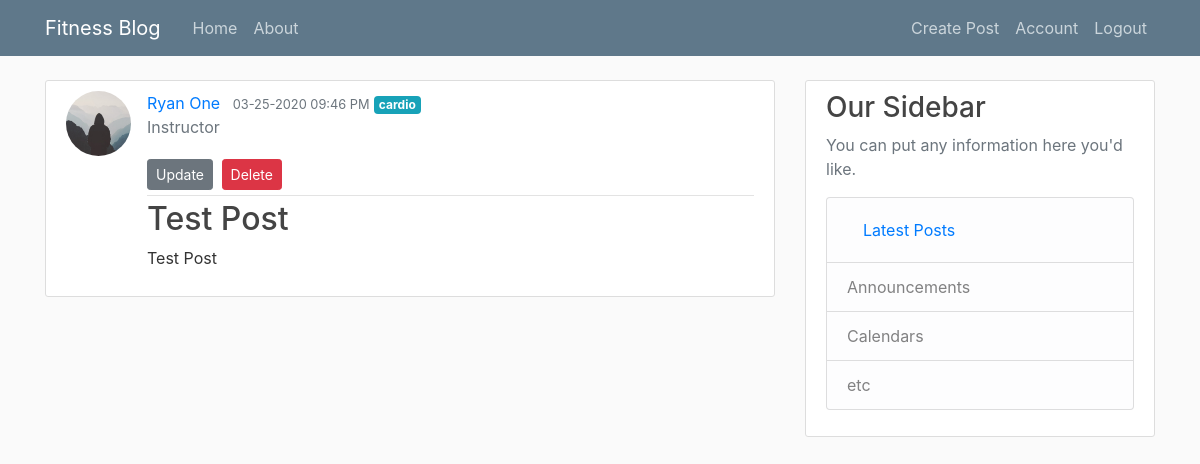
The app's page /post/1 (signed in) with its own data.
### fitnessblog/models.py (models this page shows, shortened)
class User(db.Model, UserMixin):
    id = db.Column(db.Integer, primary_key=True)
    username = db.Column(db.String(20), unique=True, nullable=False)
    email = db.Column(db.String(120), unique=True, nullable=False)
    profile_type = db.Column(db.String(20), nullable=False)
    image_file = db.Column(db.String(20), nullable=False, default="default.jpg")
    password = db.Column(db.String(60), nullable=False)
    posts = db.relationship("Post", backref="author", lazy=True)

class Post(db.Model):
    id = db.Column(db.Integer, primary_key=True)
    title = db.Column(db.String(100), nullable=False)
    date_posted = db.Column(db.DateTime, nullable=False, default=datetime.utcnow)
    content = db.Column(db.Text, nullable=False)
    category = db.Column(db.Text, nullable=False)
    user_id = db.Column(db.Integer, db.ForeignKey("user.id"), nullable=False)

### fitnessblog/posts/routes.py (the view)
@posts.route("/post/<int:post_id>")
def post(post_id):
    post = Post.query.get_or_404(post_id)
    return render_template("post.html", title=post.title, post=post)

### fitnessblog/models.py (called while the page is built)
@login_manager.user_loader
def load_user(user_id):
    return User.query.get(int(user_id))

### fitnessblog/templates/post.html (shortened to what this page needs)
{% extends "layout.html" %}
{% block content %}
  <article class="media content-section">
    <img class="rounded-circle article-img" src="{{ url_for('static', filename='profile_pics/' + post.author.image_file) }}">
    <div class="media-body">
      <div class="article-metadata">
        <a class="mr-2" href="{{ url_for('users.user_posts', username=post.author.username) }}">{{ post.author.username }}</a>
        <small class="text-muted">{{ post.date_posted.strftime('%m-%d-%Y %I:%M %p') }}</small>
        <a href="{{ url_for('posts.filter_by_category', category=post.category) }}" class="badge badge-info">{{ post.category}}</a>
        <p class="text-secondary">{{ current_user.profile_type.capitalize() }}</p>
        {% if post.author == current_user %}
          <div>
            <a class="btn btn-secondary btn-sm mt-1 mb-1" href="{{ url_for('posts.update_post', post_id=post.id) }}">Update</a>
            <button type="button" class="btn btn-danger btn-sm m-1" data-toggle="modal" data-target="#deleteModal">Delete</button>
          </div>
        {% endif %}
      </div>
      <h2 class="article-title">{{ post.title }}</h2>
      <p class="article-content">{{ post.content }}</p>
    </div>
  </article>
{% endblock content %}

### fitnessblog/static/main.css (style rules this page uses)
body { background: #fafafa; color: #333333; margin-top: 5rem; }
h1, h2, h3, h4, h5, h6 { color: #444444; }
.content-section { background: #ffffff; padding: 10px 20px; border: 1px solid #dddddd; border-radius: 3px; margin-bottom: 20px; }
.article-title { color: #444444; }
.article-content { white-space: pre-line; }
.article-img { height: 65px; width: 65px; margin-right: 16px; }
.article-metadata { padding-bottom: 1px; margin-bottom: 4px; border-bottom: 1px solid #e3e3e3; }

### records on screen
User: image_file (placeholder picture), author.username "Ryan One", profile_type "Instructor"
Post: date_posted "03-25-2020 09:46 PM", category "cardio", title "Test Post", content "Test Post"
